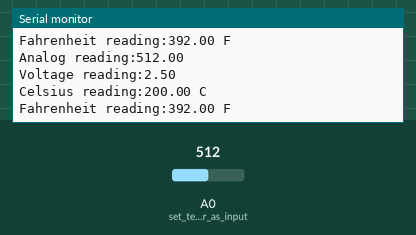
Bench run of a sketch on a simulated Arduino Uno, built with avr-gcc and run on an emulated ATmega328P. Parts: the last lines printed to the serial monitor. Inputs (shaded band) come from the test bench; at power-on: A0 (set_temp_sensor_as_input) = 512.

Above: at 3.8 s.
3.9 s: A0 (set_temp_sensor_as_input) set to 716
At 7.4 s:
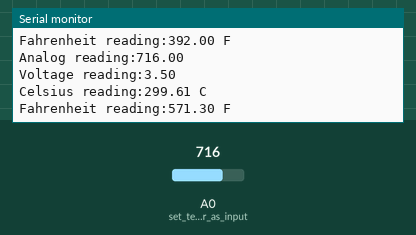
7.8 s: A0 (set_temp_sensor_as_input) set to 900
At 10.0 s:
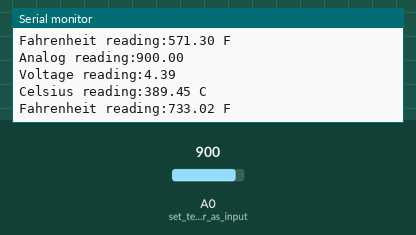
Timing chart, 0 to 11.5 s (numbered marks = the images above; inputs shaded):
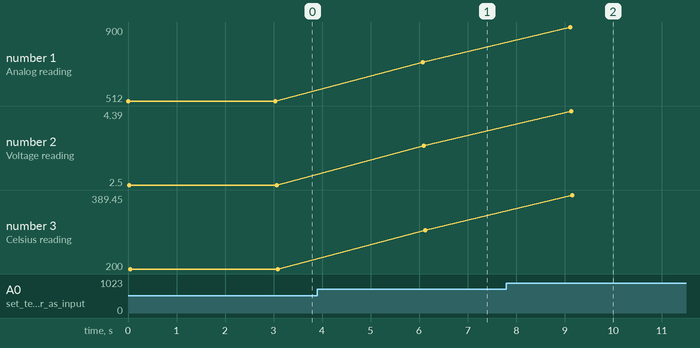

The sketch:

temperature_sensor_code.ino
```cpp
// C++ code
//
int temp = A0;
float temp_celsius;
float Voltage;
float analog_reading;
float temp_far; // Fahrenheit


void setup()
{
  pinMode(A0, INPUT); // set temp sensor as input
  Serial.begin(9600);
}

void loop()
{
  analog_reading = analogRead(A0); // read analog reading
  Serial.print("Analog reading:");
  Serial.println(analog_reading);

  // convertin analog reading to voltage
  Voltage = analog_reading * 5 / 1024;
  // we divide by 1024 as the analog reading from the data pin
  // is between 0 and 1023
  // 5 because 5Volts

  Serial.print("Voltage reading:"); // display Voltage
  Serial.println(Voltage);

  // reading in celsius:
  // converting from 10 mv per degree with 0.5V offset

  temp_celsius = 100 * (Voltage - 0.5);
  Serial.println("Celsius reading:" + String(temp_celsius) + (" C"));
  temp_far = (temp_celsius * 9/5) + 32;
  Serial.println("Fahrenheit reading:" + String(temp_far) + (" F\n"));
  delay(3000); // 3 seconds before repeating the loop
}
```

Measured:
- after the input at 3.9 s, the serial monitor: prints a new line after 2.2 s (image 1)
- after the input at 7.8 s, the serial monitor: prints a new line after 1.3 s (image 2)
- plotted number 1: 512 → 716 after the input at 3.9 s, 716 → 900 after the input at 7.8 s
- plotted number 2: 2.5 → 3.5 after the input at 3.9 s, 3.5 → 4.39 after the input at 7.8 s
- plotted number 3: 200 → 299.61 after the input at 3.9 s, 299.61 → 389.45 after the input at 7.8 s
